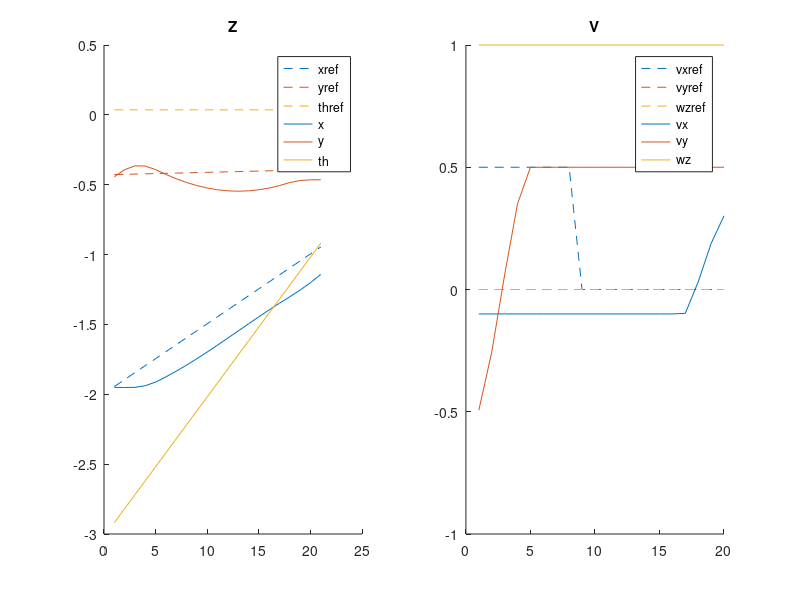

MATLAB code to generate this figure:
fid = fopen('debugging_dtmpc.csv', 'r');
if fid == -1
    error('Cannot open file: %s', filename);
end
% Read and process each line
while ~feof(fid)
    line = fgetl(fid);
    if ischar(line)
        parts = strsplit(line, ',');  % Split by comma
        varName = strtrim(parts{1});  % First element as variable name
        values = str2double(parts(2:end));  % Convert remaining to numbers
        
        % Assign variable dynamically
        assignin('base', varName, values);
    end
end
fclose(fid);

z = reshape(z, 3, 21);
z_ref = reshape(zref, 3, 21);

v = reshape(v, 3, 20);
v_ref = reshape(vref, 3, 20);

figure(1)
clf
subplot(1,2,1)
hold on
plot(z_ref', '--')
set(gca,'ColorOrderIndex',1)
plot(z')
legend('xref', 'yref', 'thref', 'x', 'y', 'th')
title('Z')

subplot(1,2,2)
hold on
plot(v_ref', '--')
set(gca,'ColorOrderIndex',1)
plot(v')
legend('vxref', 'vyref', 'wzref', 'vx', 'vy', 'wz')
title('V')